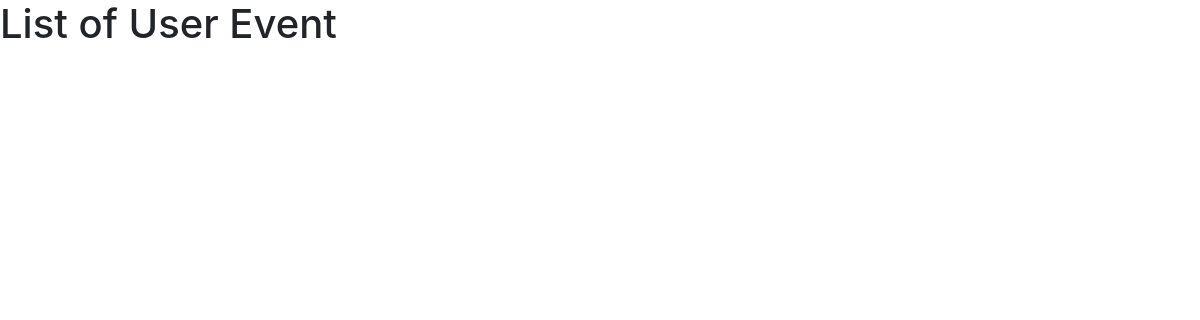
Before: /events_detail_user/1/ with the older database file.
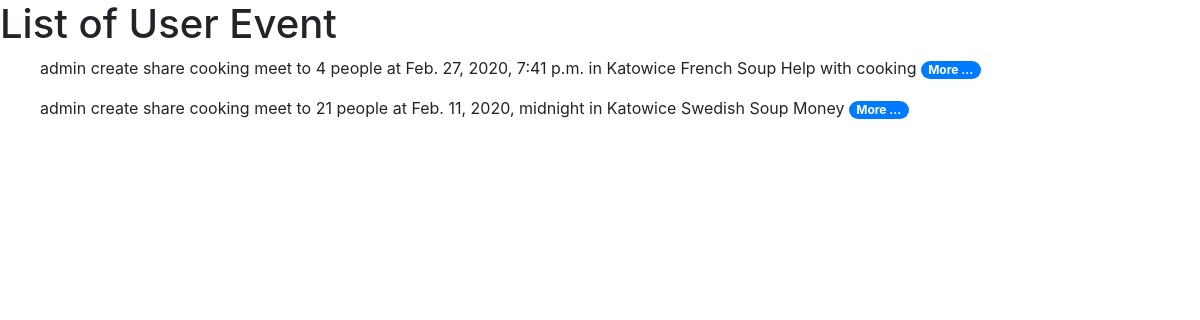
After: the same page with the newer database file.
### cooking/models.py (models this page shows, shortened)
class Event(models.Model):
    COST_CHOISES = (
        ('M', 'Money'),
        ('P', 'Product'),
        ('C', "Help with cooking"),
        ('D', "Help with wash dish"),
    )
    owner = models.ForeignKey(User, related_name="owner", on_delete=models.CASCADE)
    people = models.IntegerField()
    date = models.DateTimeField()
    place = models.CharField(max_length=128)
    cuisine = models.ForeignKey(Cuisine, on_delete=models.CASCADE)
    meal = models.CharField(max_length=256,default='')
    cost = models.CharField(max_length=1, choices=COST_CHOISES, default='M')

class Cuisine(models.Model):
    name = models.CharField(max_length=48)
    description = models.TextField(null=True)
    def __str__(self):
        return self.name

### cooking/views.py (the view)
# urls.py: path('events_detail_user/<int:events_user>/', EventUserView.as_view(), name="events_user"),
class EventUserView(View):
    def get(self, request, events_user):
        events_user = Event.objects.filter(owner=events_user)
        ctx = {
            'events_user': events_user,
        }
        return render(request, 'show_event_user.html', ctx)

### cooking/templates/show_event_user.html
    {% load static %}
<link rel="stylesheet" href="https://stackpath.bootstrapcdn.com/bootstrap/4.1.3/css/bootstrap.min.css">
<h1>List of User Event</h1>
{% for event in events_user %}
<ol> {{event.owner}} create share cooking meet to {{event.people}} people at {{event.date}} in {{event.place}} {{event.cuisine}} {{event.meal}} {{event.get_cost_display}}   <a href="/event_detail/{{ event.id }}">
<span class="badge badge-pill badge-primary">More ...</span>
</a></ol>
{% endfor %}

Changed rows visible on the page:
added Event: owner "admin", people "4", date "Feb. 27, 2020, 7:41 p.m.", place "Katowice", cuisine "French", meal "Soup", cost "Help with cooking"
added Event: owner "admin", people "21", date "Feb. 11, 2020, midnight", place "Katowice", cuisine "Swedish", meal "Soup", cost "Money"
